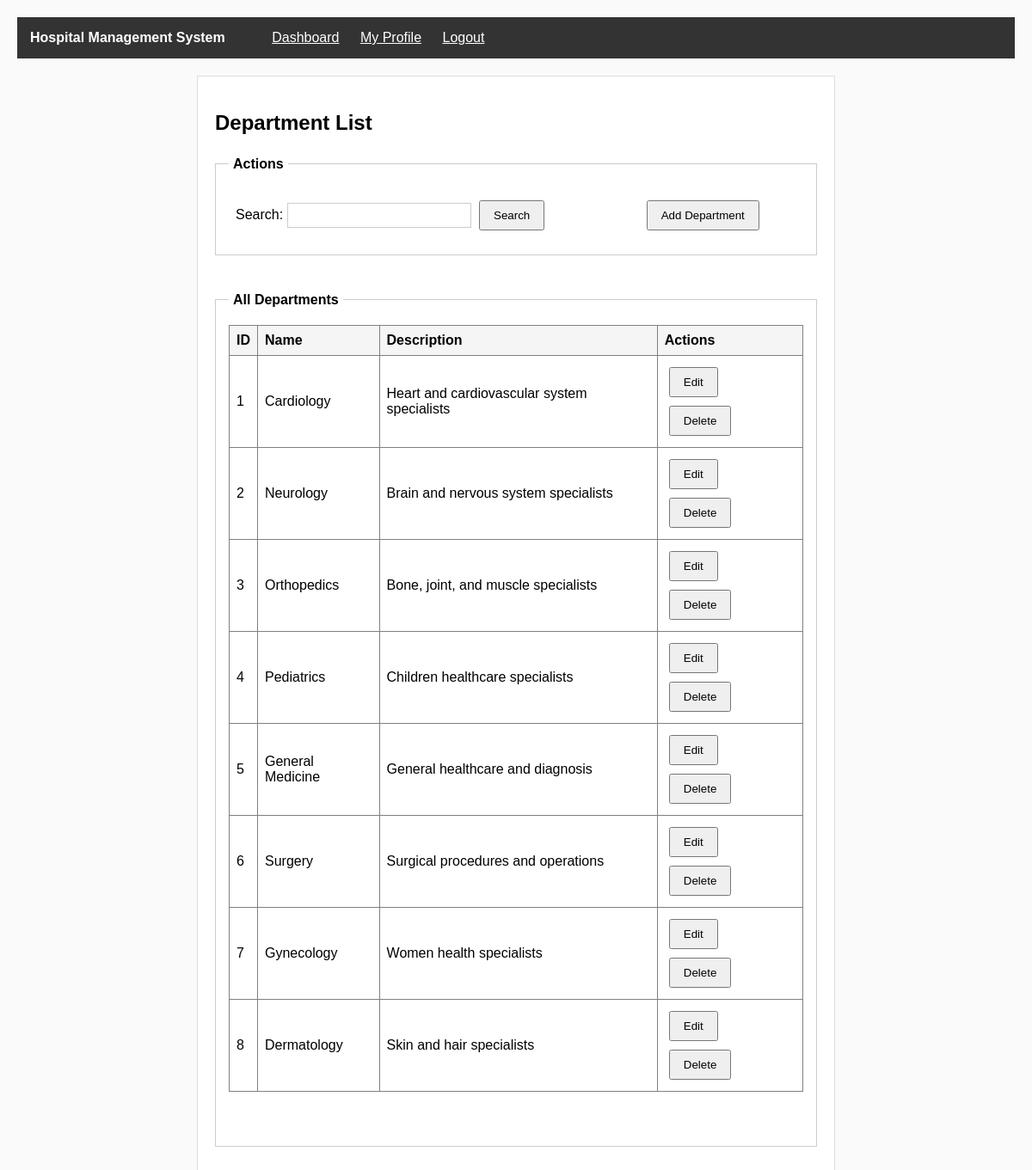
The app's page /view/admin_department_list.php (signed in) with its own data.
### tables this page shows
CREATE TABLE departments (
  id INT AUTO_INCREMENT PRIMARY KEY,
  department_name VARCHAR(100) NOT NULL UNIQUE,
  description TEXT
);

### model/departmentModel.php (called while the page is built, shortened)
<?php
function getAllDepartments()
{
    $con = getConnection();
    $sql = "SELECT * FROM departments";
    $result = mysqli_query($con, $sql);
    $departments = mysqli_fetch_all($result, MYSQLI_ASSOC);
    return $departments;
}
?>

### view/admin_department_list.php (the view, shortened to what this page needs)
<?php
require_once('../model/departmentModel.php');
$search = isset($_GET['search']) ? $_GET['search'] : '';
if ($search != '') {
    $departments = searchDepartments($search);
} else {
    $departments = getAllDepartments();
}
?>
<!DOCTYPE html>
<html lang="en">
<head>
    <link rel="stylesheet" href="../assets/css/style.css">
</head>
<body>
    <div class="navbar">
        <span class="navbar-title">Hospital Management System</span>
        <a href="dashboard_admin.php" class="navbar-link">Dashboard</a>
        <a href="profile_view.php" class="navbar-link">My Profile</a>
        <a href="../controller/logout.php" class="navbar-link">Logout</a>
    </div>
    <div class="main-container">
        <h2>Department List</h2>
        <fieldset>
            <legend>Actions</legend>
            <table>
                <tr>
                    <td>
                        <form method="GET" action="">
                            Search: <input type="text" name="search" value="<?php echo htmlspecialchars($search); ?>">
                            <input type="submit" value="Search">
                        </form>
                    </td>
                    <td>
                        <a href="admin_department_add.php"><button>Add Department</button></a>
                    </td>
                </tr>
            </table>
        </fieldset>
        <br>
        <fieldset>
            <legend>All Departments</legend>
            <table border="1" cellpadding="8" width="100%" id="department-table">
                <tr>
                    <th>ID</th>
                    <th>Name</th>
                    <th>Description</th>
                    <th>Actions</th>
                </tr>
                <?php if (count($departments) > 0): ?>
                    <?php foreach ($departments as $dept): ?>
                        <tr>
                            <td><?php echo $dept['id']; ?></td>
                            <td><?php echo $dept['department_name']; ?></td>
                            <td><?php echo $dept['description']; ?></td>
                            <td>
                                <a href="admin_department_edit.php?id=<?php echo $dept['id']; ?>"><button>Edit</button></a>
                                <a href="../controller/delete_department.php?id=<?php echo $dept['id']; ?>"
                                    onclick="return confirm('Are you sure?');"><button>Delete</button></a>
                            </td>
                        </tr>
                    <?php endforeach; ?>
                <?php else: ?>
                    <tr>
                        <td colspan="4" align="center">No departments found</td>
                    </tr>
                <?php endif; ?>
            </table>
            <br>
            <div class="pagination-container">
            </div>
        </fieldset>
    </div>
</body>
</html>

### assets/css/style.css (style rules this page uses)
body { margin: 0; padding: 20px; background-color: #fafafa; font-family: Arial, sans-serif; }
.main-container { width: 700px; margin: 20px auto; padding: 20px; background-color: white; border: 1px solid #ddd; }
.navbar { background-color: #333; color: white; padding: 15px; margin-bottom: 20px; }
.navbar-title { margin-right: 30px; font-weight: bold; }
.navbar-link { color: white; margin-left: 20px; }
fieldset { padding: 15px; margin: 10px 0; border: 1px solid #ccc; }
legend { font-weight: bold; padding: 5px; }
table { width: 100%; border-collapse: collapse; }
td { padding: 8px; }
th { padding: 8px; text-align: left; background-color: #f5f5f5; }
input[type="text"], input[type="email"], input[type="password"], input[type="tel"], input[type="number"], input[type="date"], textarea, select { width: 200px; padding: 6px; border: 1px solid #ccc; }
input[type="submit"], button { padding: 8px 15px; margin: 5px; cursor: pointer; }
a { color: blue; }
.pagination-container { margin-top: 10px; padding: 10px; }

### records on screen
departments: id "1", department_name "Cardiology", description "Heart and cardiovascular system specialists"
departments: id "2", department_name "Neurology", description "Brain and nervous system specialists"
departments: id "3", department_name "Orthopedics", description "Bone, joint, and muscle specialists"
departments: id "4", department_name "Pediatrics", description "Children healthcare specialists"
departments: id "5", department_name "General Medicine", description "General healthcare and diagnosis"
departments: id "6", department_name "Surgery", description "Surgical procedures and operations"
departments: id "7", department_name "Gynecology", description "Women health specialists"
departments: id "8", department_name "Dermatology", description "Skin and hair specialists"
